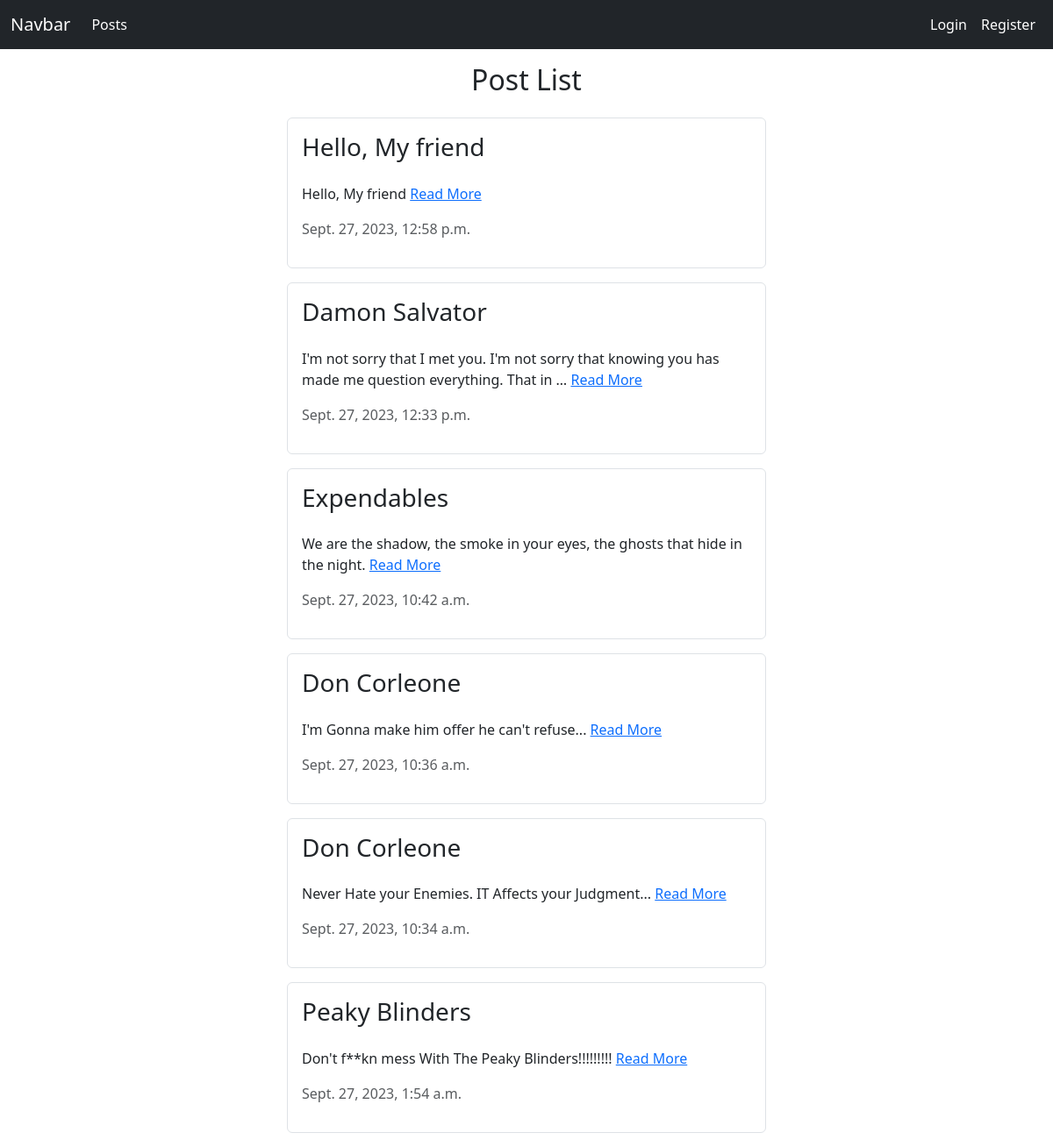
The app's page /, older data.
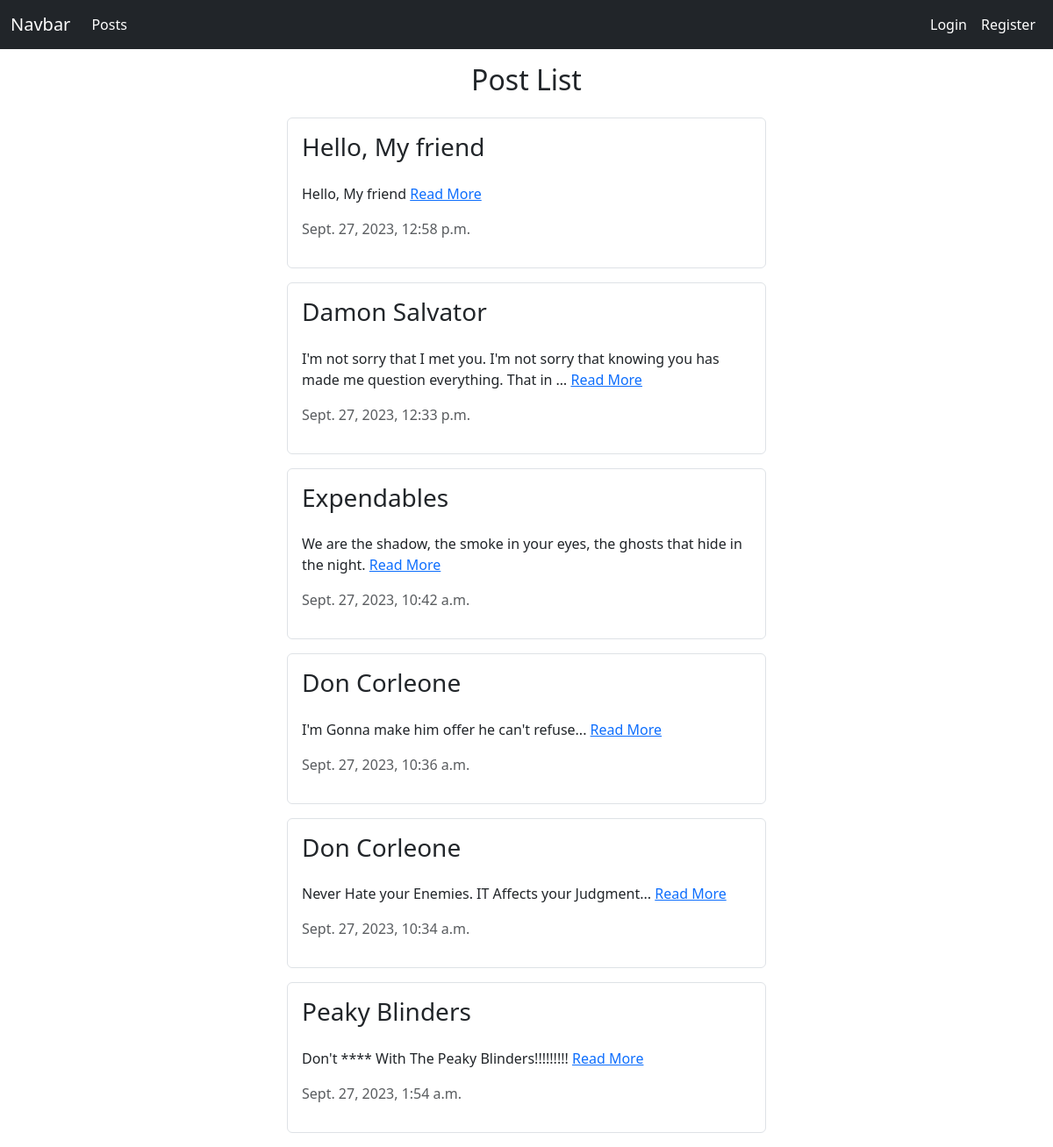
The same page, newer data.
### BlogApplication/models.py (models this page shows, shortened)
class BlogPost(models.Model):
    author = models.ForeignKey(User, on_delete= models.CASCADE) ## ID (numeric)
    title = models.CharField(max_length=200)
    content = models.TextField()
    pupDate = models.DateTimeField(auto_now_add=True)
    class Meta:
        ordering = ['-pupDate']

### BlogApplication/views.py (the view)
# urls.py: path('', views.index, name='posts'),
def index(request):
    context = {'posts': BlogPost.objects.all()}
    return render(request, 'BlogApplication/Home.html', context)

### BlogApplication/templates/BlogApplication/Home.html (shortened to what this page needs)
{% extends "BlogApplication/Base/Base.html" %} {% block container %}
<div class="container my-3">
  <h2 class="text-center">Post List</h2>
  <div class="container">
    {% for post in posts %}
  <div class="container w-50 border rounded p-3 mb-3">
    <div class="row">
      <div class="col-md-12">
        <div class="flex-container d-flex mb-3">
          <h3 class="text-left d-inline-flex w-50">{{ post.title }}</h3>
          <div class="d-grid gap-2 w-50 d-flex justify-content-end">
          </div>
        </div>
        <p>
          {{ post.content|truncatewords:20 }}
          <a href="{% url 'details' post.pk %}" class="text-primary d-inline-block">
            Read More
          </a>
        </p>
        <p class="d-block text-muted">{{ post.pupDate }}</p>
      </div>
    </div>
  </div>
{% endfor %}
  </div>
</div>
{% endblock container %}

Row changes from the older to the newer data that the page shows:
changed BlogPost "Peaky Blinders": content "Don't f**kn mess With The Peaky Blinders!!!!!!!!!" → "Don't **** With The Peaky Blinders!!!!!!!!!"
